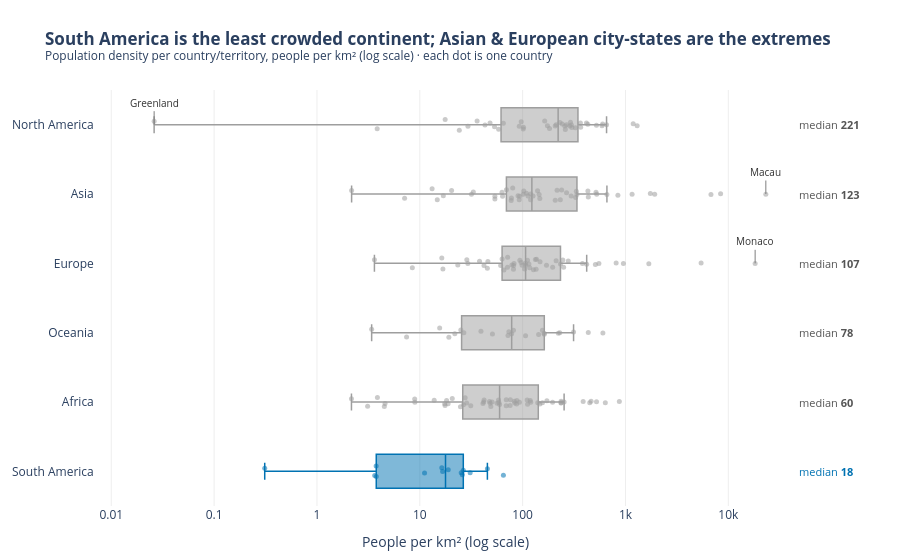

Notebook code cell kept with this figure:
### Markdown cell above
**Chart choice & justification:** *Which chart did you choose, and why? Justify design choices.

*YOUR ANSWER HERE*

### Code cell
# Q4
medians = df.groupby('Continent')['Density'].median().sort_values()
order = list(medians.index)   
sparsest = order[0]

colors = {c: '#9E9E9E' for c in order}
colors[sparsest] = '#0072B2' 

fig = px.box(df, x='Density', y='Continent', color='Continent',
             points='all', hover_name='Country', log_x=True,
             category_orders={'Continent': order[::-1]},
             color_discrete_map=colors,
             template='plotly_white',
             title=f'<b>{sparsest} is the least crowded continent; '
                   f'Asian & European city-states are the extremes</b>'
                   f'<br><sup>Population density per country/territory, people per km² '
                   f'(log scale) · each dot is one country</sup>')

fig.update_traces(boxmean=False, jitter=0.4, pointpos=0,
                  marker=dict(size=5, opacity=0.55), line=dict(width=1.5),
                  hovertemplate='%{hovertext}: %{x:,.1f} people/km²<extra></extra>')


for c, m in medians.items():
    fig.add_annotation(x=1.01, xref='paper', y=c,
                       text=f'median <b>{m:,.0f}</b>', showarrow=False, xanchor='left',
                       font=dict(size=11, color=colors[c] if c == sparsest else '#555555'))


for _, row in pd.concat([df.nlargest(2, 'Density'), df.nsmallest(1, 'Density')]).iterrows():
    fig.add_annotation(x=np.log10(row['Density']), y=row['Continent'], text=row['Country'],
                       showarrow=True, arrowhead=0, arrowwidth=1, arrowcolor='#7F7F7F',
                       ax=0, ay=-22, font=dict(size=10, color='#333333'))

fig.update_xaxes(title='People per km² (log scale)', showgrid=True, gridcolor='#EEEEEE',
                 tickvals=[0.01, 0.1, 1, 10, 100, 1000, 10000],
                 ticktext=['0.01', '0.1', '1', '10', '100', '1k', '10k'], range=[-2.1, 4.6])
fig.update_yaxes(title=None, showgrid=False, ticksuffix='  ')
fig.update_layout(showlegend=False, width=900, height=560,
                  margin=dict(l=20, r=110, t=90, b=50))
fig.show()

### Figure 1 — Plotly figure (JSON) as saved in the notebook; plotly's stock layout.template omitted (floating-point values rounded to 4 significant figures)
{"data": [{"alignmentgroup": "True", "boxmean": false, "boxpoints": "all", "hovertemplate": "%{hovertext}: %{x:,.1f} people/km²<extra></extra>", "hovertext": ["Anguilla", "Antigua and Barbuda", "Aruba", "Bahamas", "Barbados", "Belize", "Bermuda", "British Virgin Islands", "Canada", "Cayman Islands", "Costa Rica", "Cuba", "Curacao", "Dominica", "Dominican Republic", "El Salvador", "Greenland", "Grenada", "Guadeloupe", "Guatemala", "Haiti", "Honduras", "Jamaica", "Martinique", "Mexico", "Montserrat", "Nicaragua", "Panama", "Puerto Rico", "Saint Barthelemy", "Saint Kitts and Nevis", "Saint Lucia", "Saint Martin", "Saint Pierre and Miquelon", "Saint Vincent and the Grenadines", "Sint Maarten", "Trinidad and Tobago", "Turks and Caicos Islands", "United States", "United States Virgin Islands"], "jitter": 0.4, "legendgroup": "North America", "line": {"width": 1.5}, "marker": {"color": "#9E9E9E", "opacity": 0.55, "size": 5}, "name": "North America", "notched": false, "offsetgroup": "North America", "orientation": "h", "pointpos": 0, "showlegend": true, "type": "box", "x": [174.3, 212.1, 591.4, 29.4, 655.0, 17.65, 1189.0, 207.3, 3.851, 260.2, 101.4, 102.0, 430.5, 96.85, 230.7, 301.1, 0.0261, 364.6, 243.1, 163.9, 417.5, 92.74, 257.2, 325.8, 64.91, 43.04, 53.3, 58.46, 366.7, 522.2, 182.6, 292.0, 599.8, 24.22, 267.2, 1299.0, 298.4, 48.21, 36.09, 286.6], "x0": " ", "xaxis": "x", "y": ["North America", "North America", "North America", "North America", "North America", "North America", "North America", "North America", "North America", "North America", "North America", "North America", "North America", "North America", "North America", "North America", "North America", "North America", "North America", "North America", "North America", "North America", "North America", "North America", "North America", "North America", "North America", "North America", "North America", "North America", "North America", "North America", "North America", "North America", "North America", "North America", "North America", "North America", "North America", "North America"], "y0": " ", "yaxis": "y"}, {"alignmentgroup": "True", "boxmean": false, "boxpoints": "all", "hovertemplate": "%{hovertext}: %{x:,.1f} people/km²<extra></extra>", "hovertext": ["Afghanistan", "Armenia", "Azerbaijan", "Bahrain", "Bangladesh", "Bhutan", "Brunei", "Cambodia", "China", "Georgia", "Hong Kong", "India", "Indonesia", "Iran", "Iraq", "Israel", "Japan", "Jordan", "Kazakhstan", "Kuwait", "Kyrgyzstan", "Laos", "Lebanon", "Macau", "Malaysia", "Maldives", "Mongolia", "Myanmar", "Nepal", "North Korea", "Oman", "Pakistan", "Palestine", "Philippines", "Qatar", "Saudi Arabia", "Singapore", "South Korea", "Sri Lanka", "Syria", "Taiwan", "Tajikistan", "Thailand", "Timor-Leste", "Turkey", "Turkmenistan", "United Arab Emirates", "Uzbekistan", "Vietnam", "Yemen"], "jitter": 0.4, "legendgroup": "Asia", "line": {"width": 1.5}, "marker": {"color": "#9E9E9E", "opacity": 0.55, "size": 5}, "name": "Asia", "notched": false, "offsetgroup": "Asia", "orientation": "h", "pointpos": 0, "showlegend": true, "type": "box", "x": [63.06, 93.48, 119.6, 1924.0, 1160.0, 20.38, 77.88, 92.62, 146.9, 53.72, 6783.0, 431.1, 144.7, 53.73, 101.5, 435.2, 328.0, 126.3, 7.119, 239.6, 33.16, 31.8, 525.2, 23170.0, 102.6, 1746.0, 2.173, 80.08, 207.6, 216.3, 14.79, 267.4, 844.1, 337.5, 232.6, 16.94, 8416.0, 517.1, 332.8, 119.5, 660.2, 69.55, 139.7, 90.18, 108.9, 13.18, 112.9, 77.4, 296.4, 63.82], "x0": " ", "xaxis": "x", "y": ["Asia", "Asia", "Asia", "Asia", "Asia", "Asia", "Asia", "Asia", "Asia", "Asia", "Asia", "Asia", "Asia", "Asia", "Asia", "Asia", "Asia", "Asia", "Asia", "Asia", "Asia", "Asia", "Asia", "Asia", "Asia", "Asia", "Asia", "Asia", "Asia", "Asia", "Asia", "Asia", "Asia", "Asia", "Asia", "Asia", "Asia", "Asia", "Asia", "Asia", "Asia", "Asia", "Asia", "Asia", "Asia", "Asia", "Asia", "Asia", "Asia", "Asia"], "y0": " ", "yaxis": "y"}, {"alignmentgroup": "True", "boxmean": false, "boxpoints": "all", "hovertemplate": "%{hovertext}: %{x:,.1f} people/km²<extra></extra>", "hovertext": ["Albania", "Andorra", "Austria", "Belarus", "Belgium", "Bosnia and Herzegovina", "Bulgaria", "Croatia", "Cyprus", "Czech Republic", "Denmark", "Estonia", "Faroe Islands", "Finland", "France", "Germany", "Gibraltar", "Greece", "Guernsey", "Hungary", "Iceland", "Ireland", "Isle of Man", "Italy", "Jersey", "Latvia", "Liechtenstein", "Lithuania", "Luxembourg", "Malta", "Moldova", "Monaco", "Montenegro", "Netherlands", "North Macedonia", "Norway", "Poland", "Portugal", "Romania", "Russia", "San Marino", "Serbia", "Slovakia", "Slovenia", "Spain", "Sweden", "Switzerland", "Ukraine", "United Kingdom", "Vatican City"], "jitter": 0.4, "legendgroup": "Europe", "line": {"width": 1.5}, "marker": {"color": "#9E9E9E", "opacity": 0.55, "size": 5}, "name": "Europe", "notched": false, "offsetgroup": "Europe", "orientation": "h", "pointpos": 0, "showlegend": true, "type": "box", "x": [98.87, 170.6, 106.6, 45.93, 381.8, 63.14, 61.17, 71.22, 135.3, 133.1, 136.5, 29.32, 38.11, 16.37, 117.1, 233.5, 5442.0, 78.68, 811.6, 107.1, 3.62, 71.48, 147.8, 195.9, 955.0, 28.67, 245.8, 42.11, 250.4, 1688.0, 96.7, 18230.0, 45.4, 419.7, 81.42, 16.78, 127.5, 111.5, 82.47, 8.464, 551.8, 81.73, 115.1, 104.6, 93.99, 23.43, 211.7, 65.79, 277.9, 510.0], "x0": " ", "xaxis": "x", "y": ["Europe", "Europe", "Europe", "Europe", "Europe", "Europe", "Europe", "Europe", "Europe", "Europe", "Europe", "Europe", "Europe", "Europe", "Europe", "Europe", "Europe", "Europe", "Europe", "Europe", "Europe", "Europe", "Europe", "Europe", "Europe", "Europe", "Europe", "Europe", "Europe", "Europe", "Europe", "Europe", "Europe", "Europe", "Europe", "Europe", "Europe", "Europe", "Europe", "Europe", "Europe", "Europe", "Europe", "Europe", "Europe", "Europe", "Europe", "Europe", "Europe", "Europe"], "y0": " ", "yaxis": "y"}, {"alignmentgroup": "True", "boxmean": false, "boxpoints": "all", "hovertemplate": "%{hovertext}: %{x:,.1f} people/km²<extra></extra>", "hovertext": ["American Samoa", "Australia", "Cook Islands", "Fiji", "French Polynesia", "Guam", "Kiribati", "Marshall Islands", "Micronesia", "Nauru", "New Caledonia", "New Zealand", "Niue", "Northern Mariana Islands", "Palau", "Papua New Guinea", "Samoa", "Solomon Islands", "Tokelau", "Tonga", "Tuvalu", "Vanuatu", "Wallis and Futuna"], "jitter": 0.4, "legendgroup": "Oceania", "line": {"width": 1.5}, "marker": {"color": "#9E9E9E", "opacity": 0.55, "size": 5}, "name": "Oceania", "notched": false, "offsetgroup": "Oceania", "orientation": "h", "pointpos": 0, "showlegend": true, "type": "box", "x": [222.5, 3.403, 72.08, 50.88, 73.5, 312.9, 161.8, 229.7, 162.6, 603.2, 15.61, 19.17, 7.439, 106.8, 39.34, 21.91, 78.25, 25.06, 155.9, 143.0, 435.1, 26.81, 81.49], "x0": " ", "xaxis": "x", "y": ["Oceania", "Oceania", "Oceania", "Oceania", "Oceania", "Oceania", "Oceania", "Oceania", "Oceania", "Oceania", "Oceania", "Oceania", "Oceania", "Oceania", "Oceania", "Oceania", "Oceania", "Oceania", "Oceania", "Oceania", "Oceania", "Oceania", "Oceania"], "y0": " ", "yaxis": "y"}, {"alignmentgroup": "True", "boxmean": false, "boxpoints": "all", "hovertemplate": "%{hovertext}: %{x:,.1f} people/km²<extra></extra>", "hovertext": ["Algeria", "Angola", "Benin", "Botswana", "Burkina Faso", "Burundi", "Cameroon", "Cape Verde", "Central African Republic", "Chad", "Comoros", "Djibouti", "DR Congo", "Egypt", "Equatorial Guinea", "Eritrea", "Eswatini", "Ethiopia", "Gabon", "Gambia", "Ghana", "Guinea", "Guinea-Bissau", "Ivory Coast", "Kenya", "Lesotho", "Liberia", "Libya", "Madagascar", "Malawi", "Mali", "Mauritania", "Mauritius", "Mayotte", "Morocco", "Mozambique", "Namibia", "Niger", "Nigeria", "Republic of the Congo", "Reunion", "Rwanda", "Sao Tome and Principe", "Senegal", "Seychelles", "Sierra Leone", "Somalia", "South Africa", "South Sudan", "Sudan", "Tanzania", "Togo", "Tunisia", "Uganda", "Western Sahara", "Zambia", "Zimbabwe"], "jitter": 0.4, "legendgroup": "Africa", "line": {"width": 1.5}, "marker": {"color": "#9E9E9E", "opacity": 0.55, "size": 5}, "name": "Africa", "notched": false, "offsetgroup": "Africa", "orientation": "h", "pointpos": 0, "showlegend": true, "type": "box", "x": [18.85, 28.55, 118.6, 4.519, 83.06, 463.1, 58.71, 147.1, 8.956, 13.8, 449.4, 48.31, 42.22, 110.7, 59.71, 31.33, 69.2, 111.7, 8.925, 253.2, 140.3, 56.37, 58.29, 87.33, 93.09, 75.96, 47.61, 3.872, 50.44, 172.2, 18.22, 4.595, 637.0, 871.9, 83.88, 41.13, 3.109, 20.69, 236.6, 17.46, 387.9, 523.1, 235.9, 88.03, 237.0, 120.0, 27.6, 49.05, 17.61, 24.85, 69.3, 155.8, 75.52, 195.6, 2.165, 26.6, 41.77], "x0": " ", "xaxis": "x", "y": ["Africa", "Africa", "Africa", "Africa", "Africa", "Africa", "Africa", "Africa", "Africa", "Africa", "Africa", "Africa", "Africa", "Africa", "Africa", "Africa", "Africa", "Africa", "Africa", "Africa", "Africa", "Africa", "Africa", "Africa", "Africa", "Africa", "Africa", "Africa", "Africa", "Africa", "Africa", "Africa", "Africa", "Africa", "Africa", "Africa", "Africa", "Africa", "Africa", "Africa", "Africa", "Africa", "Africa", "Africa", "Africa", "Africa", "Africa", "Africa", "Africa", "Africa", "Africa", "Africa", "Africa", "Africa", "Africa", "Africa", "Africa"], "y0": " ", "yaxis": "y"}, {"alignmentgroup": "True", "boxmean": false, "boxpoints": "all", "hovertemplate": "%{hovertext}: %{x:,.1f} people/km²<extra></extra>", "hovertext": ["Argentina", "Bolivia", "Brazil", "Chile", "Colombia", "Ecuador", "Falkland Islands", "French Guiana", "Guyana", "Paraguay", "Peru", "Suriname", "Uruguay", "Venezuela"], "jitter": 0.4, "legendgroup": "South America", "line": {"width": 1.5}, "marker": {"color": "#0072B2", "opacity": 0.55, "size": 5}, "name": "South America", "notched": false, "offsetgroup": "South America", "orientation": "h", "pointpos": 0, "showlegend": true, "type": "box", "x": [16.37, 11.13, 25.28, 25.93, 45.43, 65.02, 0.3105, 3.646, 3.762, 16.67, 26.49, 3.773, 18.91, 30.88], "x0": " ", "xaxis": "x", "y": ["South America", "South America", "South America", "South America", "South America", "South America", "South America", "South America", "South America", "South America", "South America", "South America", "South America", "South America"], "y0": " ", "yaxis": "y"}], "layout": {"annotations": [{"font": {"color": "#0072B2", "size": 11}, "showarrow": false, "text": "median <b>18</b>", "x": 1.01, "xanchor": "left", "xref": "paper", "y": "South America"}, {"font": {"color": "#555555", "size": 11}, "showarrow": false, "text": "median <b>60</b>", "x": 1.01, "xanchor": "left", "xref": "paper", "y": "Africa"}, {"font": {"color": "#555555", "size": 11}, "showarrow": false, "text": "median <b>78</b>", "x": 1.01, "xanchor": "left", "xref": "paper", "y": "Oceania"}, {"font": {"color": "#555555", "size": 11}, "showarrow": false, "text": "median <b>107</b>", "x": 1.01, "xanchor": "left", "xref": "paper", "y": "Europe"}, {"font": {"color": "#555555", "size": 11}, "showarrow": false, "text": "median <b>123</b>", "x": 1.01, "xanchor": "left", "xref": "paper", "y": "Asia"}, {"font": {"color": "#555555", "size": 11}, "showarrow": false, "text": "median <b>221</b>", "x": 1.01, "xanchor": "left", "xref": "paper", "y": "North America"}, {"arrowcolor": "#7F7F7F", "arrowhead": 0, "arrowwidth": 1, "ax": 0, "ay": -22, "font": {"color": "#333333", "size": 10}, "showarrow": true, "text": "Macau", "x": 4.365, "y": "Asia"}, {"arrowcolor": "#7F7F7F", "arrowhead": 0, "arrowwidth": 1, "ax": 0, "ay": -22, "font": {"color": "#333333", "size": 10}, "showarrow": true, "text": "Monaco", "x": 4.261, "y": "Europe"}, {"arrowcolor": "#7F7F7F", "arrowhead": 0, "arrowwidth": 1, "ax": 0, "ay": -22, "font": {"color": "#333333", "size": 10}, "showarrow": true, "text": "Greenland", "x": -1.583, "y": "North America"}], "boxmode": "overlay", "height": 560, "legend": {"title": {"text": "Continent"}, "tracegroupgap": 0}, "margin": {"b": 50, "l": 20, "r": 110, "t": 90}, "showlegend": false, "title": {"text": "<b>South America is the least crowded continent; Asian & European city-states are the extremes</b><br><sup>Population density per country/territory, people per km² (log scale) · each dot is one country</sup>"}, "width": 900, "xaxis": {"anchor": "y", "domain": [0, 1], "gridcolor": "#EEEEEE", "range": [-2.1, 4.6], "showgrid": true, "ticktext": ["0.01", "0.1", "1", "10", "100", "1k", "10k"], "tickvals": [0.01, 0.1, 1, 10, 100, 1000, 10000], "title": {"text": "People per km² (log scale)"}, "type": "log"}, "yaxis": {"anchor": "x", "categoryarray": ["South America", "Africa", "Oceania", "Europe", "Asia", "North America"], "categoryorder": "array", "domain": [0, 1], "showgrid": false, "ticksuffix": "  ", "title": {}}}}
